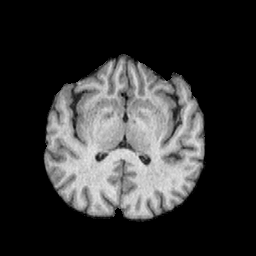
#> input picture 072.png, 256 x 256 px
$ python compairs.py
#> lines starting #> are read from the running program, lines starting #| are printed output that depends on the picture
import numpy as np
import cv2 as cv
import os
from PIL import Image
def show(cv_img):
    """
    传入cv类型，转为PIL类型显示
    """
    # OpenCV转换成PIL.Image格式
    image = Image.fromarray(cv.cvtColor(cv_img, cv.COLOR_BGR2RGB))
    image.show()
def printImg(img):
    row,col=img.shape
    for i in range(row):
        for j in range(col):
            print(img[i][j],end=" ")
        print("")

# 读取图像
img = cv.imread('072.png', cv.COLOR_BGR2GRAY)
#> img is the input picture: shape (256, 256); min 0, max 235, mean 49.5
#算子
Robertsx=np.array([[-1,0],[0,1]],dtype=int)
Robertsy=np.array([[0,-1],[1,0]],dtype=int)
Prewittx = np.array([[1,1,1],[0,0,0],[-1,-1,-1]],dtype=int)
Prewitty = np.array([[-1,0,1],[-1,0,1],[-1,0,1]],dtype=int)
Sobelx = np.array([[1,0,-1],[2,0,-2],[1,0,-1]],dtype=int)
Sobely = np.array([[-1,-2,-1],[0,0,0],[1,2,1]],dtype=int)
Laplacian4 = np.array([[0,-1,0],[-1,4,-1],[0,-1,0]],dtype=int)
Laplacian8 = np.array([[-1,-1,-1],[-1,8,-1],[-1,-1,-1]],dtype=int)
log = np.array([[0,0,-1,0,0],[0,-1,-2,-1,0],[-1,-2,16,-2,-1],[0,-1,-2,-1,0],[0,0,-1,0,0]],dtype=int)
kernels=[(Robertsx,Robertsy,"Roberts"), (Prewittx,Prewitty,"Prewitt"),
 (Sobelx,Sobely,"Sobel"),
 (Laplacian4,Laplacian4,"Laplacian4"),(Laplacian8,Laplacian8,"Laplacian8"),
 (log,log,"log")]
#卷积计算
for (kernelx,kernely,name)in kernels:
    x = cv.filter2D(img, cv.CV_8U, kernelx)
    y = cv.filter2D(img, cv.CV_8U, kernely)
    # 转 uint8 ,图像融合
    absX = cv.convertScaleAbs(x)
    absY = cv.convertScaleAbs(y)
    result = cv.addWeighted(absX, 0.5, absY, 0.5, 0)
    #show(result)
    cv.imwrite(name+'.png',result)
#> this loop made 6 passes
#> pass 1, `x = cv.filter2D(img, cv.CV_8U, kernelx)`:
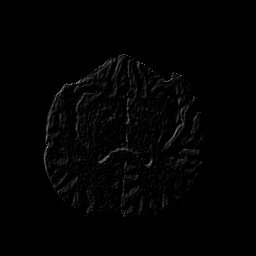
#> x: shape (256, 256); min 0, max 139, mean 2.6
#> pass 1, `y = cv.filter2D(img, cv.CV_8U, kernely)`:
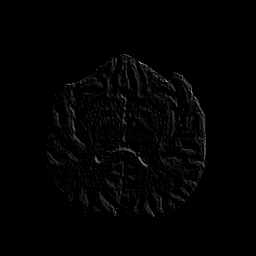
#> y: shape (256, 256); min 0, max 162, mean 2.6
#> pass 2, `x = cv.filter2D(img, cv.CV_8U, kernelx)`:
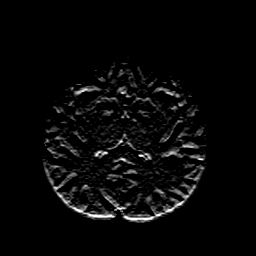
#> x: shape (256, 256); min 0, max 255, mean 8.1
#> after the loop:
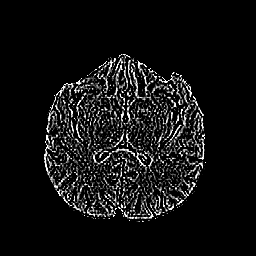
#> absX: shape (256, 256); min 0, max 255, mean 18

$ run again, with 105.png copied over 072.png
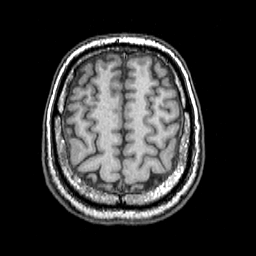
#> input picture 105.png, 256 x 256 px
#> img is the input picture: shape (256, 256); min 0, max 255, mean 50.1
#> the loop `for (kernelx,kernely,name)in kernels:` made 6 passes
#> pass 1, `result = cv.addWeighted(absX, 0.5, absY, 0.5, 0)`:
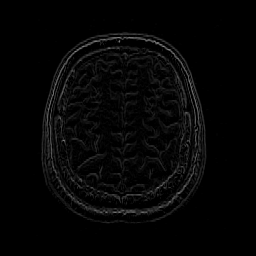
#> result: shape (256, 256); min 0, max 133, mean 5.6
#> after the loop `for (kernelx,kernely,name)in kernels:`:
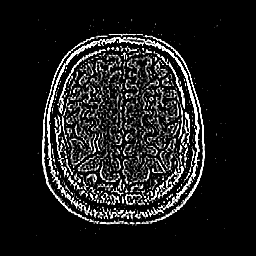
#> absX: shape (256, 256); min 0, max 255, mean 29.6
